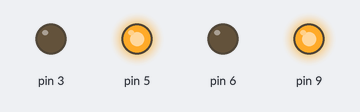
Bench run of a sketch on a simulated Arduino Uno, built with avr-gcc and run on an emulated ATmega328P. Parts: output pins drawn as LEDs (lit = HIGH).

Above: at 0.2 s.
At 1.8 s:
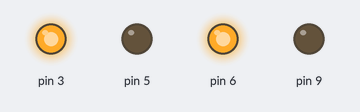
Timing chart, 0 to 3.0 s (numbered marks = the images above):
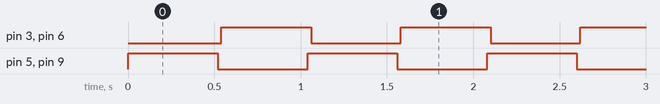

The sketch:

politie.ino
```cpp
void setup() {
  pinMode(3,OUTPUT);
  pinMode(5,OUTPUT);
  pinMode(6,OUTPUT);
  pinMode(9,OUTPUT);
}

void loop() {
  analogWrite(5, 255);
  analogWrite(9, 255);
  delay(20);
  analogWrite(3, 0);
  analogWrite(6, 0);
  delay(500);
  analogWrite(5, 0);
  analogWrite(9, 0);
  delay(20);
  analogWrite(3, 255);
  analogWrite(6, 255);
  delay(500);
}
```

Measured:
- by itself, pin 3, pin 5, pin 6, pin 9: alternates HIGH for 0.52 s and LOW for 0.52 s
- by itself, everything shown: repeats every 1.0 s, in 4 steps
